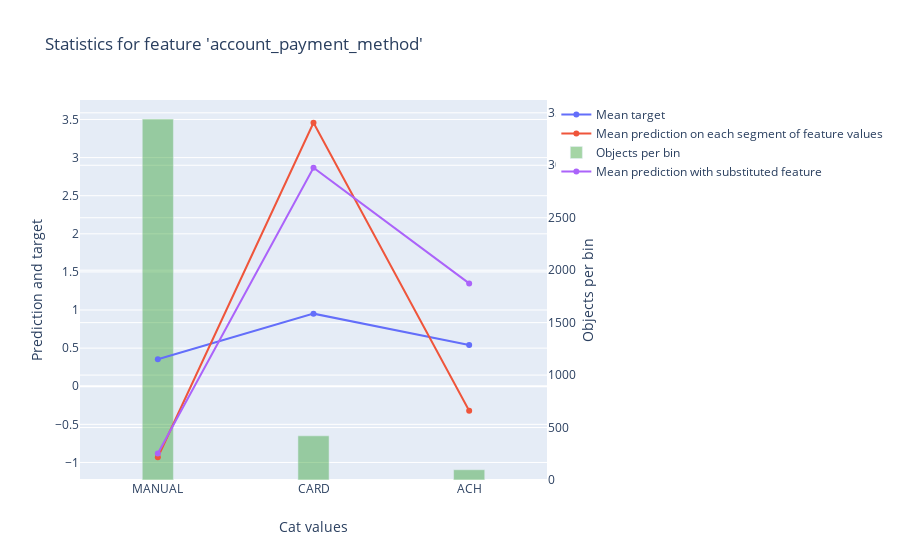

Notebook code cell kept with this figure:
### Code cell
feature = 'account_payment_method'
res = model.calc_feature_statistics(X_train, y_train, feature, plot=True)

### Figure 1 — Plotly figure (JSON) as saved in the notebook; plotly's stock layout.template omitted (floating-point values rounded to 4 significant figures)
{"data": [{"mode": "lines+markers", "name": "Mean target", "type": "scatter", "xaxis": "x", "y": [0.3534, 0.9525, 0.5408], "yaxis": "y"}, {"mode": "lines+markers", "name": "Mean prediction on each segment of feature values", "type": "scatter", "xaxis": "x", "y": [-0.9317, 3.457, -0.3229], "yaxis": "y"}, {"marker": {"color": "rgba(30, 150, 30, 0.4)"}, "name": "Objects per bin", "type": "bar", "width": 0.2, "xaxis": "x", "y": [3441, 421, 98], "yaxis": "y2"}, {"mode": "lines+markers", "name": "Mean prediction with substituted feature", "type": "scatter", "xaxis": "x", "y": [-0.8826, 2.866, 1.35], "yaxis": "y"}], "layout": {"title": {"text": "Statistics for feature 'account_payment_method'"}, "xaxis": {"showticklabels": true, "tickmode": "array", "ticktext": ["MANUAL", "CARD", "ACH"], "tickvals": [0, 1, 2], "title": {"text": "Cat values"}}, "yaxis": {"overlaying": "y2", "side": "left", "title": {"text": "Prediction and target"}}, "yaxis2": {"position": 1, "side": "right", "title": {"text": "Objects per bin"}}}}
